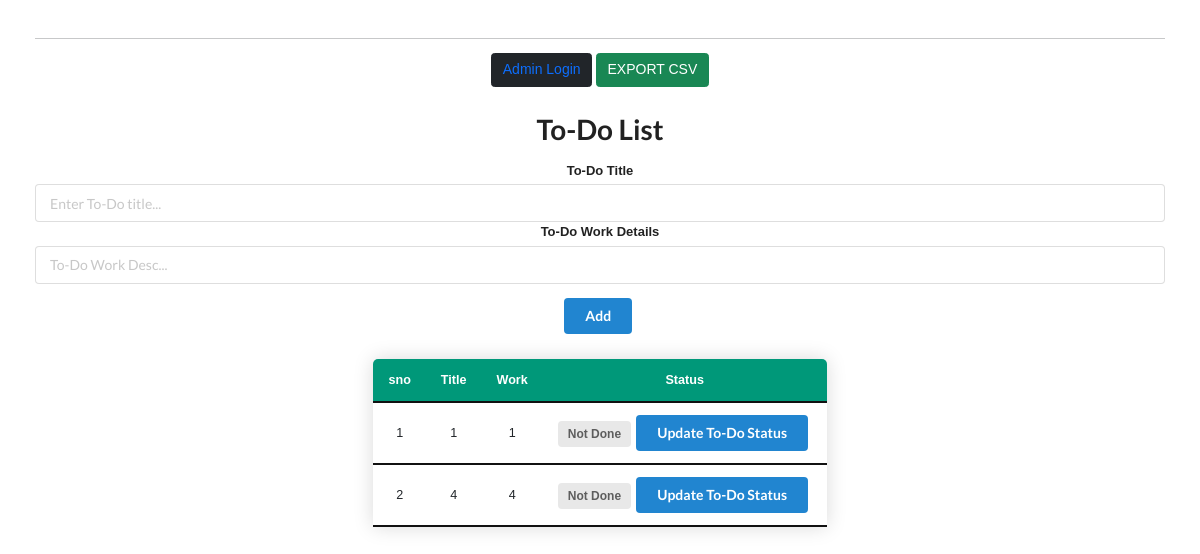
Before: / with the older database file.
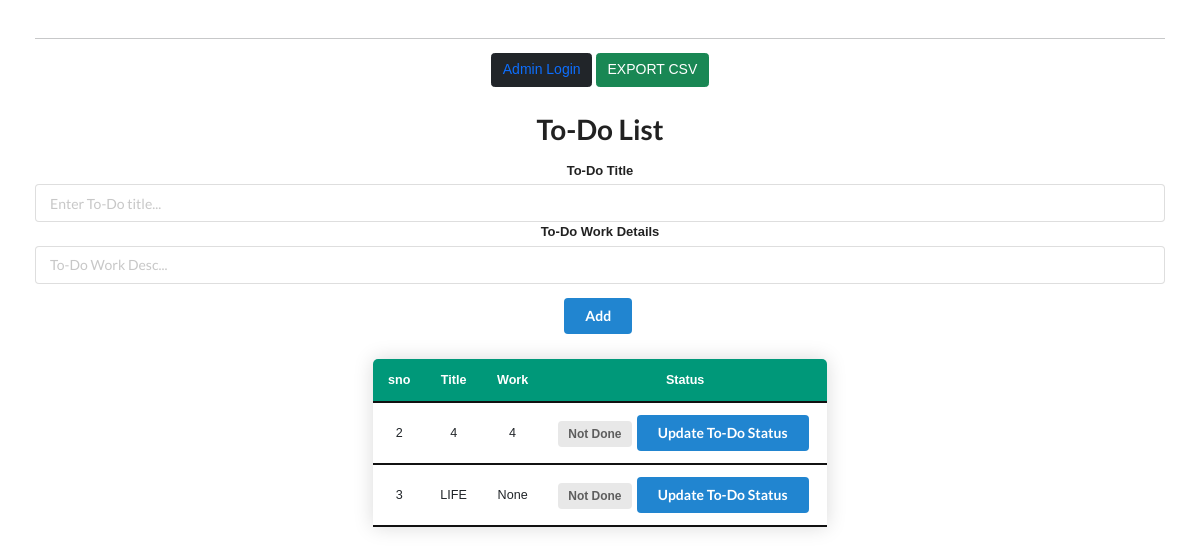
After: the same page with the newer database file.
### app.py (models this page shows, shortened)
class TODO(db.Model):
    id = db.Column(db.Integer, primary_key=True)
    title = db.Column(db.String(100))
    Work = db.Column(db.String(500))
    Done = db.Column(db.Boolean)

### app.py (the view)
@app.route("/",methods = ['POST', 'GET'])
def demo():
    todo_details = TODO.query.all()
    return render_template("data1.html", todo_details=todo_details,TODO=TODO)

### templates/data1.html (shortened to what this page needs)
{% extends "base.html" %}
{% block content %}
<button type="button" class="btn btn-dark" id="whatsapp"><a  href="/todo" style="text-decoration: none;">Admin Login</a></button>
<button type="button" class="btn btn-success" id="exportexcel">EXPORT CSV</button>
    <h1 class="ui center aligned header">To-Do List</h1>
  <form class="ui form" action="/add" method="post">
    <div class="field">
        <label>To-Do Title</label>
        <input type="text" name="title" placeholder="Enter To-Do title..."><br>
        <label>To-Do Work Details</label>
        <input type="text" name="Work" placeholder="To-Do Work Desc..."><br>
    </div>
    <button class="ui blue button" type="submit">Add</button>
</form>
  <table id="data"  class="content-table">
    <thead>
      <tr>
        <th>sno</th>
        <th>Title</th>
        <th>Work</th>
        <th>Status</th>
      </tr>
    </thead>
      <tbody>
      <tr>
        {% for TODO in todo_details %}
        <td>{{ TODO.id }}</td>
        <td>{{ TODO.title }}</td>
        <td>{{ TODO.Work }}</td>
        <td>
          {% if TODO.Done == False %}
            <span class="ui gray label">Not Done</span>
            {% else %}
            <span class="ui green label">Done</span>
            {% endif %}
            <a class="ui blue button" href="/update/{{ TODO.id }}">Update To-Do Status</a>
        </td>
      </tr>
    </tbody>
    {% endfor %}
  </table>
  {% endblock %}

### templates/base.html (shortened to what this page needs)
<!doctype html>
<html>
  <head>
    <link rel="stylesheet" href="https://cdn.jsdelivr.net/npm/semantic-ui@2.4.2/dist/semantic.min.css">
    <link href="https://cdn.jsdelivr.net/npm/bootstrap@5.0.1/dist/css/bootstrap.min.css" rel="stylesheet">
    <link rel="stylesheet" type="text/css" href="https://cdn.datatables.net/1.10.25/css/dataTables.bootstrap5.css">
  </head>
  </head>
  <body>
    <div class="container">
      <h1>{{ title }}</h1>
      <hr>
      {% block content %}{% endblock %}
    </div>
<link rel='stylesheet' href='static/css/style.css'>
  </body>
</html>

### static/css/style.css (style rules this page uses)
* { font-family: sans-serif; }
.content-table { border-collapse: collapse; margin: 25px 0; margin-left: auto; margin-right: auto; text-align: center; font-size: 0.9em; min-width: 400px; border-radius: 5px 5px 0 0; overflow: hidden; box-shadow: 0 0 20px rgba(0, 0, 0, 0.15); }
.content-table thead tr { background-color: #009879; color: #ffffff; text-align: center; font-weight: bold; }
.content-table th, .content-table td { padding: 12px 15px; border-bottom: 2px solid rgb(17, 17, 17); }
.content-table tbody tr { border-bottom: 1px solid #dddddd; }
.content-table tbody tr:last-of-type { border-bottom: 2px solid #009879; }
button { align-items:center; }
.container { text-align: center; border-radius: 25px; padding-top: 10px; padding-right: 5px; padding-left: 5px; }

Changed rows visible on the page:
removed TODO: id "1", title "1", Work "1", Done "Not Done"
added TODO: id "3", title "LIFE", Work "None", Done "Not Done"
